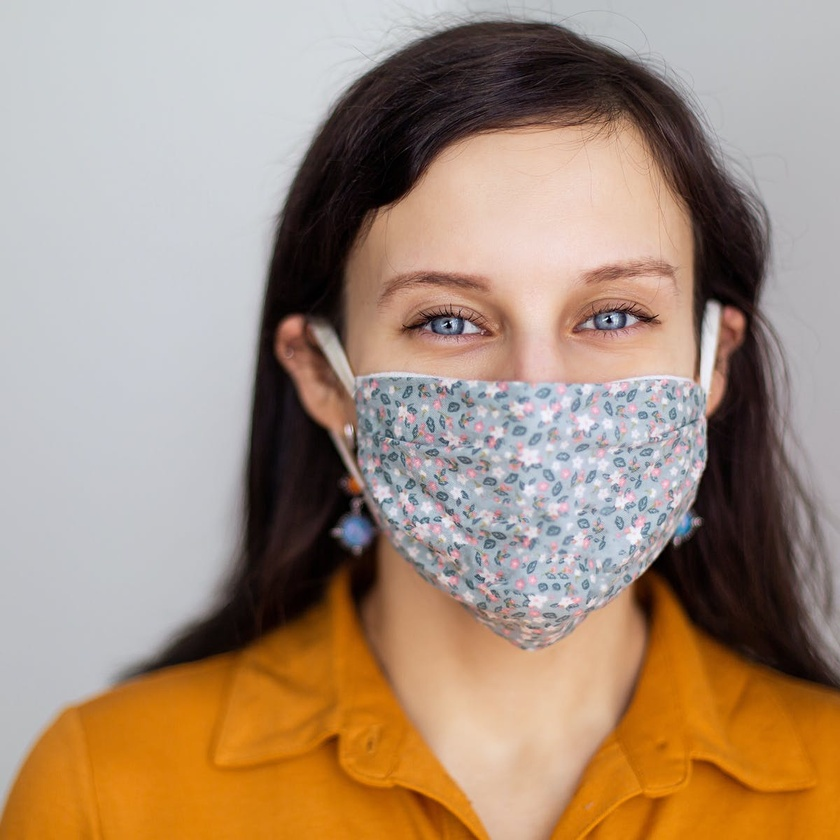
#> input picture data/val/5.jpg, 840 x 840 px, shrunk from 1200 x 1200 before the run; its folder holds only this picture in this run
$ jupyter execute --allow-errors Face_Mask.ipynb   (shell and % lines are left out)
#> lines starting #> are read from the running program, lines starting #| are printed output that depends on the picture
#> further down, image is the input picture: shape (840, 840, 3); mean B, G, R 123.2, 143, 166.8
#> `gray = cv2.cvtColor(image, cv2.COLOR_BGR2GRAY)`:
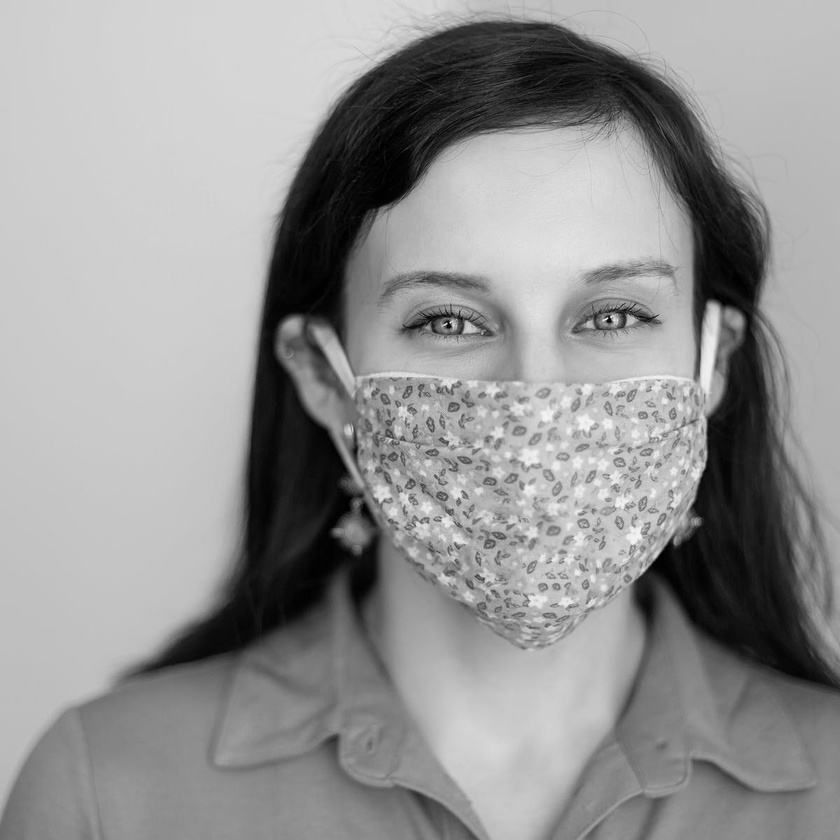
#> gray: shape (840, 840); min 0, max 251, mean 147.9
#> `faceRects = detector.detectMultiScale(gray, scaleFactor=1.05, minNeigh..`: faceRects = [[289, 147, 441, 441]]
<a href="https://colab.research.google.com/github/deepanrajm/machine_learning/blob/master/Case_Studies/Face_Mask/Face_Mask.ipynb" target="_parent"></a>

# **Face mask Detection**

[cell 1]
from skimage import feature
from sklearn.model_selection import train_test_split
from sklearn.metrics import classification_report
from sklearn.ensemble import RandomForestClassifier
from imutils import paths
import cv2
import numpy as np
import pickle as cPickle
from google.colab.patches import cv2_imshow

[cell 2]
def LBPH(image, eps=1e-7):

		lbp = feature.local_binary_pattern(image, numPoints,
			radius, method="uniform")
		(hist, _) = np.histogram(lbp.ravel(),
			bins=np.arange(0, numPoints + 3),
			range=(0, numPoints + 2))

		hist = hist.astype("float")
		hist /= (hist.sum() + eps)

		return hist

[cell 3]
numPoints = 24
radius = 8
detector = cv2.CascadeClassifier("machine_learning/Case_Studies/Face_Mask/haarcascade_frontalface_default.xml")

data = []
labels = []

[cell 4]
for imagePath in paths.list_images("machine_learning/Case_Studies/Face_Mask/data/Train"):
	image = cv2.imread(imagePath)
	print (imagePath)
	gray = cv2.cvtColor(image, cv2.COLOR_BGR2GRAY)
	faceRects = detector.detectMultiScale(gray, scaleFactor=1.05, minNeighbors=5, minSize=(30, 30), flags=cv2.CASCADE_SCALE_IMAGE)
	if len(faceRects)>0:
		for (x, y, w, h) in faceRects:
			face_img = gray[y:y+h,x:x+w]
			hist = LBPH(face_img)
			labels.append(imagePath.split("/")[-2])
			data.append(hist)

[cell 5]
model = RandomForestClassifier(n_estimators=20, random_state=42)
#> (the rest of this cell did not finish here and is left out)

#> (a cell that did not finish here is left out)

#> (a cell that did not finish here is left out)
